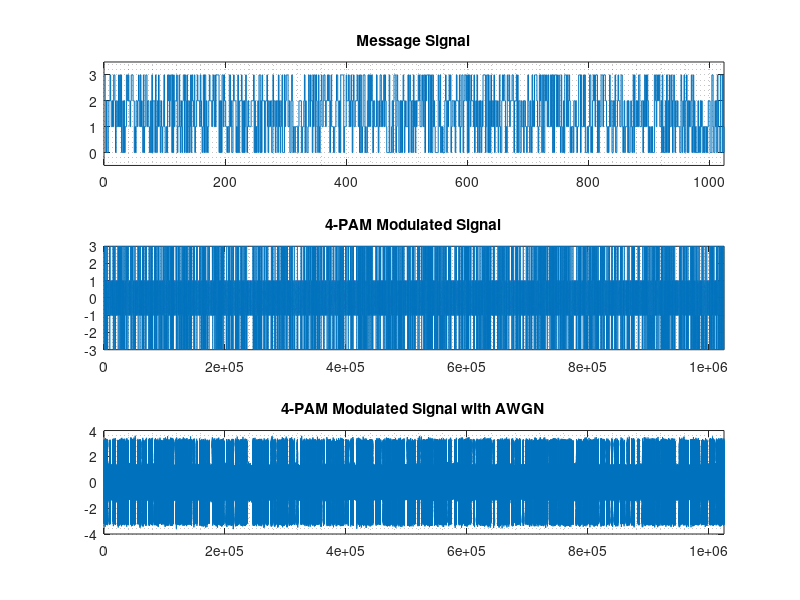
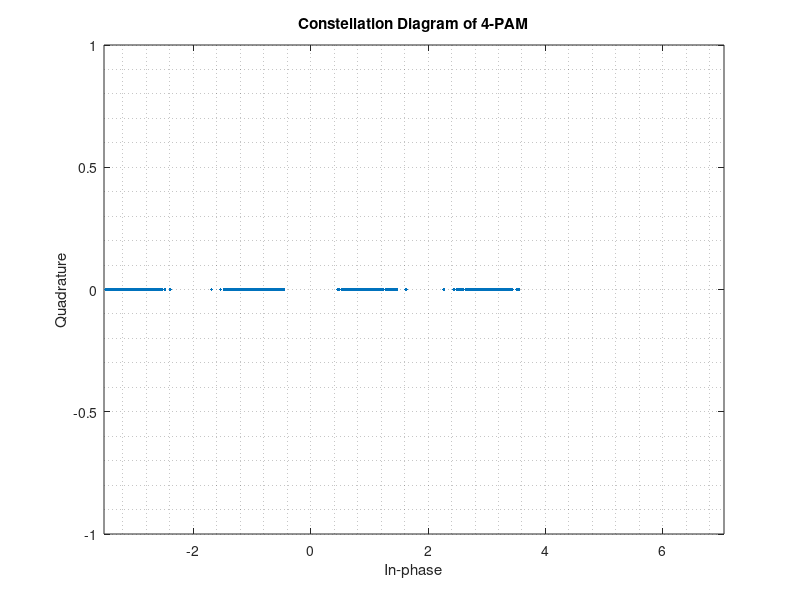

Write MATLAB code to recreate these figures, in order.
%%Modulated signal & Constellation Diagram of 4-PAM Modulation
%%This code is generated for a project which is related to Digital modulation
%%Classification. 
%%Shehan Stainwall 
%%For more codes visit.
%%https://in.mathworks.com/matlabcentral/profile/authors/18282885?s_tid=gn_comm
clear;clc;
%Message Signal
N = 1024; %Number of bits
M = 4; %Modulation Order 4
data = randi([0 M-1],1,N); %Message Infromation
s = pammod(data,M); %Modulated data
%AWGN for Constellation points
SNR = 20; %SNR in dB 
r = awgn(s,SNR,'measured');
bit_rate = 10.^3;
f = bit_rate; %minimum carrier frequency 
Tb = 1/bit_rate ; %bit duration
t = 0:(Tb/1000):Tb ; 
%Transmitted Signal waveform
TxSig = [];
for l=1:length(data)
    Tx = real(s(l))*cos(2*pi*f*t) + imag(s(l))*sin(2*pi*f*t); 
    TxSig = [TxSig Tx]; 
end
%Received Signal waveform
RxSig = awgn(TxSig,SNR,'measured'); %AWGN for Tx Waveforms
% %****************************Visualizing Data******************************
%Wave forms of the Signal
figure(1)
subplot(3,1,1);
stairs(data); grid minor; ylim([-0.5,M-0.5]); xlim([0,N]);
title('Message Signal');
subplot(3,1,2);
plot(TxSig); grid minor; title('4-PAM Modulated Signal'); 
xlim([0,N*10^3+N]);
subplot(3,1,3);
plot(RxSig); grid minor; title('4-PAM Modulated Signal with AWGN');
xlim([0,N*10^3+N]);
% Constellation Diagram of the Rx
scatterplot(r); grid minor;
title('Constellation Diagram of 4-PAM')
